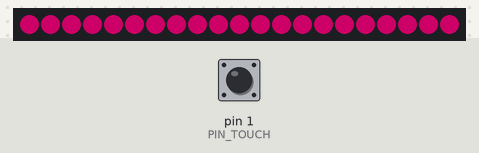
The sketch below on a simulated Arduino Uno, built with avr-gcc and run on an emulated ATmega328P. Shown: 21 RGB LEDs in strip order, left to right. The inputs (shaded band) are chosen by the test bench; at power-on: pin 1 (PIN_TOUCH) HIGH. Dim RGB values are drawn brighter than linear.

Above: at 4.27 s.
4.3 s: pin 1 (PIN_TOUCH) pulled LOW for 3.2 s
At 8.0 s:
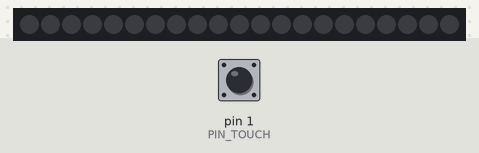

Measured:
- after the input at 4.3 s, the LEDs: first differ from a run without the input after 3.0 s (image 1)

The sketch:

colorfade.ino
```cpp
#include "FastLED.h"

FASTLED_USING_NAMESPACE

#if defined(FASTLED_VERSION) && (FASTLED_VERSION < 3001000)
#warning "Requires FastLED 3.1 or later; check github for latest code."
#endif

#define PIN_LEDARRAY1    5
#define PIN_TOUCH        1

#define LED_TYPE           WS2812B
#define COLOR_ORDER        GRB
#define NUM_LEDS1          21
#define FRAMES_PER_SECOND  24

CRGB leds_array1[NUM_LEDS1];
//CRGB RGBcolors[]  = {CRGB::Pink, CRGB::Red, CRGB::Purple, CRGB::Blue, CRGB::Lime, CRGB::Turquoise, CRGB::Orange, CRGB::Yellow};
int HSVcolors[] = {224, 0, 192, 160, 80, 128, 32, 64}; //equivalent HSV hues

byte state_now;
byte state_last = HIGH;
byte state_toggle = 1;
byte ledpower = 1;
unsigned long time_start = 0;
unsigned long time_interval = 0;
byte colorSelect = 0;
int brightness = 10;
int fadeAmount = 5;

#define ARRAY_SIZE(A) (sizeof(A) / sizeof((A)[0]))

void setup()
{
  delay(3000); // 3 second delay for recovery

  // tell FastLED about the LED strip configuration
  FastLED.addLeds<LED_TYPE, PIN_LEDARRAY1, COLOR_ORDER>(leds_array1, NUM_LEDS1).setCorrection(TypicalLEDStrip);
  pinMode(PIN_TOUCH, INPUT);
  digitalWrite(PIN_TOUCH, HIGH);
}

void loop()
{
  for(int i = 0; i < NUM_LEDS1; i++ )
  {
    leds_array1[i] = CHSV(HSVcolors[colorSelect], 255, 255);
    //leds_array1[i] = RGBcolors[colorSelect]; //uncomment to use RGB color values
  }

  brightness += fadeAmount;
  if(brightness == 10 || brightness == 255) {fadeAmount = -fadeAmount;}
  FastLED.setBrightness(brightness);

  if (ledpower) { FastLED.show(); }
  else { FastLED.clear(); }

  FastLED.delay(1000 / FRAMES_PER_SECOND);

  state_now = digitalRead(PIN_TOUCH);
  if(state_now == LOW && state_last == HIGH && (millis() - time_start > 200)) { time_start = millis(); }

  time_interval = millis() - time_start;
  if (time_interval > 50) {
    if (state_now == HIGH && state_last == LOW) {
      state_toggle = 1;
      if(time_interval < 1000) { colorSelect = (colorSelect + 1) % ARRAY_SIZE(HSVcolors); }
    } else if (state_now == LOW && state_last == LOW && state_toggle) {
      if (time_interval > 3000 && ledpower) {
        ledpower = 0;
        state_toggle = 0;
      } else if (time_interval > 3000 && not ledpower) {
        ledpower = 1;
        state_toggle = 0;
      }
    }
  }
  state_last = state_now;

}
```
